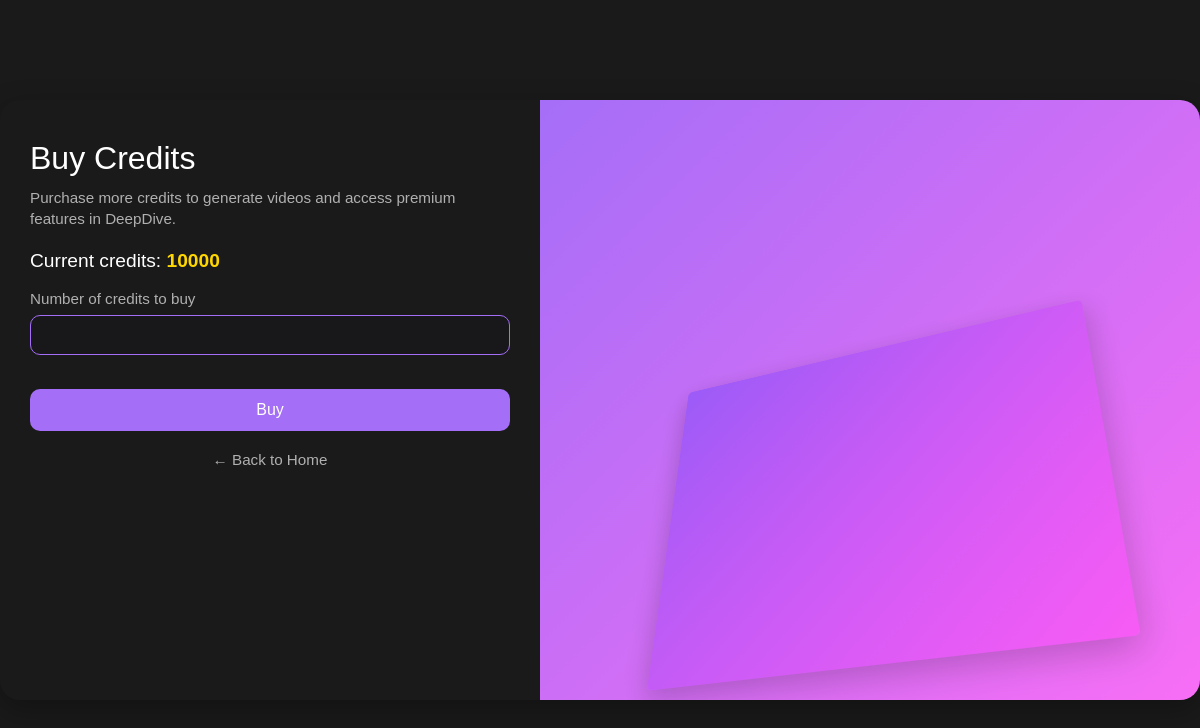
The app's page /buy-credits/ (signed in), older data.
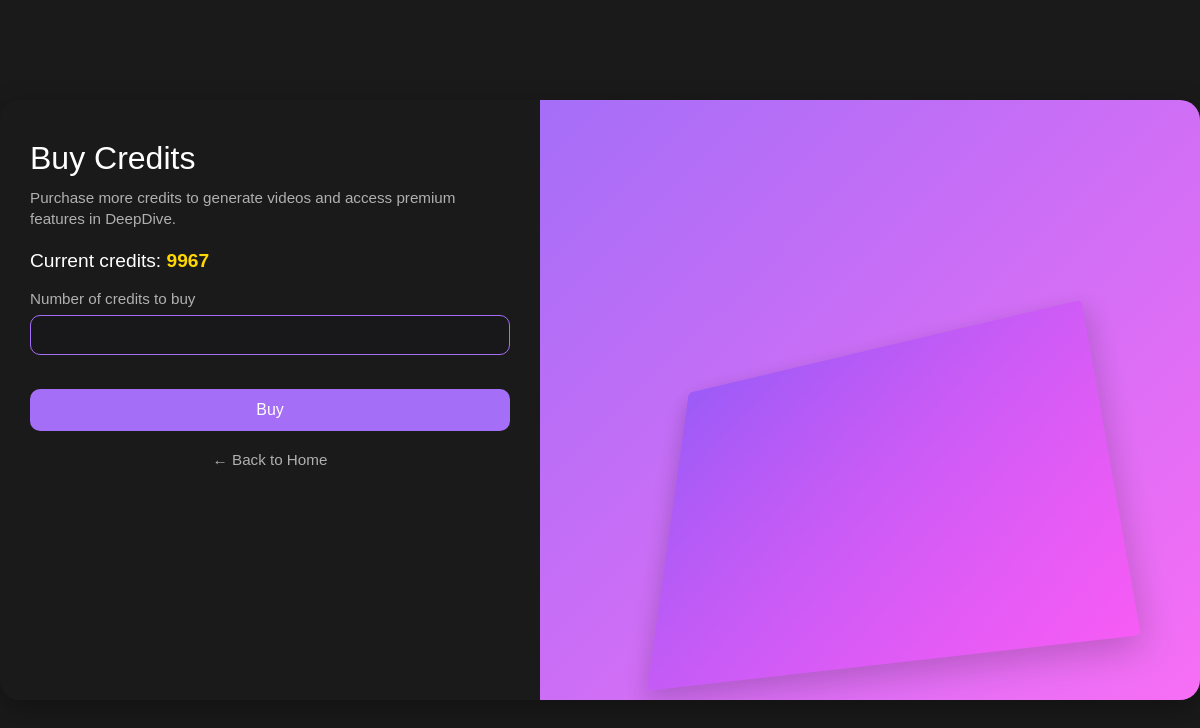
The same page, newer data.
### video_generator/models.py (models this page shows)
class CustomUser(AbstractUser):
    name = models.CharField(max_length=150, blank=True, default='')
    credits = models.PositiveIntegerField(default=0)

### video_generator/views.py (the view, shortened to what this page needs)
# urls.py: path('buy-credits/', views.buy_credits, name='buy_credits'),
@login_required
def buy_credits(request):
    if not request.user.is_authenticated:
        return redirect('login')
    return render(request, 'video_generator/buy_credits.html', {'user': request.user})

### video_generator/templates/video_generator/buy_credits.html (shortened to what this page needs)
{% load static %}
<!DOCTYPE html>
<html lang="en">
<head>
</head>
<body class="animated fadeIn">
    <div class="account-container animated fadeInUp">
        <div class="account-form">
            <h1 class="animated fadeInDown">Buy Credits</h1>
            <div class="desc">Purchase more credits to generate videos and access premium features in DeepDive.</div>
            <div class="current-credits">Current credits: <span>{{ user.credits }}</span></div>
            <form method="post" class="animated fadeInLeft">
                <div class="form-group">
                    <label for="credits">Number of credits to buy</label>
                    <input type="number" id="credits" name="credits" min="10" required>
                </div>
                <button type="submit" class="update-btn animated bounceIn">Buy</button>
            </form>
            <div class="back-link">
                <a href="/" class="animated fadeInRight">&larr; Back to Home</a>
            </div>
        </div>
        <div class="account-image">
            <div class="geometric-shape"></div>
        </div>
    </div>
</body>
</html>

Row changes from the older to the newer data that the page shows:
changed CustomUser: credits "10000" → "9967"
